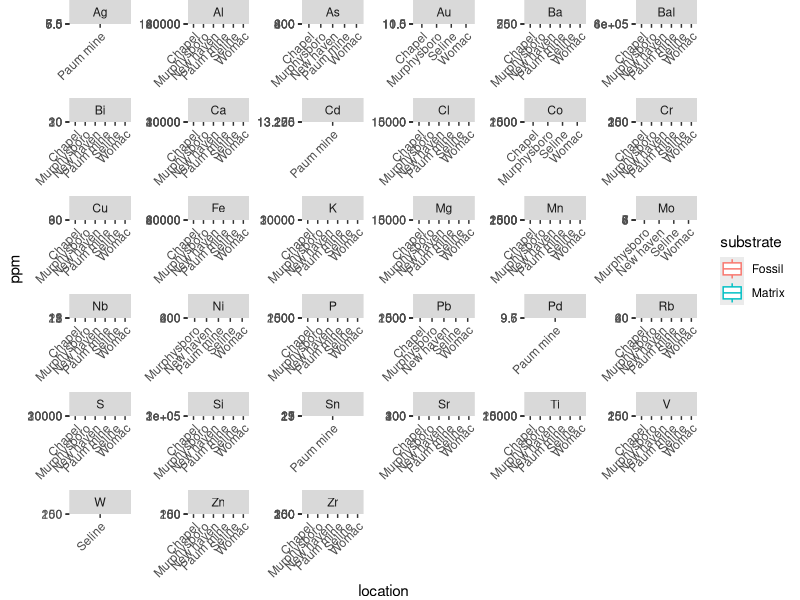

R code for this plot: (Note: this script raises an error after producing the figure.)
#example EDA, PCA, etc. code using several postgraduate datasets
#W.J. Matthaeus 7/10/2026
#this includes some data quality control on the way in
#and interpretation

#this is to load in required packages
pkgs <- c("readr", "ggplot2", "dplyr", "readxl",
          "tibble", "tidyr", "stringr",
          "PerformanceAnalytics", "psych",
          "FactoMineR", "factoextra","rstatix",
          "nsprcomp","compositions","FactoInvestigate")
vapply(pkgs, library, logical(1), character.only = TRUE, logical.return = TRUE)

#change the working directory. update the string "/Users.." to contain the 
#path to the directory containing this script and your data file
setwd("/Users/willmatthaeus/Dropbox/didactics/didactic_xrf/")
'%!in%' <- function(x,y)!('%in%'(x,y))
#only change this here, then the rest of the code should work for *your* data
# input_switch <-"Ant"
# input_switch <- "Sid"
input_switch <- "Cat"

#read in data
if(input_switch=="Sid"){
#read in the data
xrf <- read_excel(path = "data/Mastersheet.xlsx")
#find the group ids from the sample name and make a new column
xrf$group<-NA
xrf[grep("CSD",xrf$SAMPLE),]$group <- "new"
xrf[is.na(xrf$group),]$group <- "old"
xrf$group <- as.factor(xrf$group)
#
elements<-xrf[seq(2,76,2)]
element_names <- colnames(elements)
errors<-xrf[seq(3,77,2)]
error_names <- colnames(errors)

#grab some more info from the sample names
xrf<-xrf %>% select(all_of(c("SAMPLE", element_names))) %>%
              mutate(splitted = str_split_fixed(SAMPLE,"_",n = 2),
                     site_time = splitted[,1],
                     time = str_match(splitted[,1],"[A-Z]+"),
                     site = str_match(splitted[,1],"[0-9]+"),
                     species = splitted[,2],
                     )

# %>%
#               rename(time = "time[, 1]")
# 
# 
# #prototypes
# xrf$t
# str_split_fixed(xrf$SAMPLE[2],"_",n = 2)[,2]
#separate out the data columns and the error columns

}

if(input_switch=="Ant"){
  
  #read in the data
  xrf <- read_excel(path = "data/STANAST_XRF_GINK.xlsx")
  #find the group ids from the sample name and make a new column
  which(xrf$SAMPLE=="b4-51258-F")
  xrf[57,]$SAMPLE<-"b4-51258-F_2"
  which(xrf$SAMPLE=="b4-51408-F")
  xrf[77,]$SAMPLE<-"b4-51408-F_2"
  
  #grouping variables
  xrf$locality<-NA
  xrf[grep("AST",xrf$SAMPLE),]$locality <- "Astartekløft"
  xrf[is.na(xrf$locality),]$locality <- "South Tankrediakløft"
  xrf$locality <- as.factor(xrf$locality)
  which(is.na(xrf$locality))
  
  xrf$taxon <- factor(xrf$TAXON)
  
  #separate out the data columns and the error columns
  elements<-xrf[3:32]
  element_names <- colnames(elements)
  
}

if(input_switch=="Cat"){
  #read in the data
  xrf <- read_excel(path = "data/data/Carboniferous XRF.xlsx",sheet = 2)
  #find the group ids from the sample name and make a new column
  standards <- xrf %>% filter(SAMPLE%in%c("sdarm2","sdarm"))
  xrf<- xrf %>% filter(SAMPLE%!in%c("sdarm2","sdarm"))
  # xrf %>% select(SAMPLE)%>%unique%>%print(n=126)
  # xrf <- xrf %>% mutate(name_split = str_split(SAMPLE,'-'))
  goodnames_xrf <- xrf[grep(x = xrf$SAMPLE,pattern = "_"),]
  badnames_xrf <- xrf[-grep(x = xrf$SAMPLE,pattern = "_"),]
  #
  goodnames_xrf <- goodnames_xrf %>% 
    mutate(name_split = str_split_fixed(SAMPLE,'-',n=3)) %>%
    mutate(name = name_split[,3]) %>%
    mutate(name_split = str_split_fixed(name,'_',n=3))%>%
    mutate(core= name_split[,1], side = name_split[,2], spot = name_split[,3])%>%
    select(-name_split, -name)
  
  goodnames_xrf$side[which(goodnames_xrf$side == 'front')]<-"FRONT"
  #
  goodnames_xrf$substrate <- NA
  goodnames_xrf$substrate[grep(x = goodnames_xrf$spot, pattern = '[mM]')] <- 'Matrix'
  goodnames_xrf$substrate[grep(x = goodnames_xrf$spot, pattern = '[fF]')] <- 'Fossil'
  # which(is.na(goodnames_xrf$spot))
  # unique(goodnames_xrf$LOCATION)
  # [1] "womac"              "murphysboro"        "new haven"          "seline,springfield"
  # [5] "chapel"             "Murphysboro"        "Chapel"   
  goodnames_xrf<-goodnames_xrf%>%
  mutate(
    location = case_when(
    LOCATION == "seline,springfield" ~ "Seline",
    LOCATION == "womac"  ~ "Womac",
    LOCATION == "murphysboro"  ~ "Murphysboro",
    LOCATION == "new haven"  ~ "New haven",
    LOCATION == "chapel"  ~ "Chapel",
    .default = as.character(LOCATION)
    )
  )
            
  #
  # unique(goodnames_xrf$core)
  # unique(goodnames_xrf$side)
  # unique(goodnames_xrf$spot)
  # unique(goodnames_xrf$substrate)
  # unique(goodnames_xrf$location)

  #
  badnames_xrf <- badnames_xrf %>% 
    mutate(name_split = str_split_fixed(SAMPLE,'-',n=2)) %>% 
    mutate(core = name_split[,1], spot=name_split[,2])%>% 
    select(-name_split)
  #
  badnames_xrf$substrate <- NA
  badnames_xrf$substrate[grep(x = badnames_xrf$spot, pattern = '[mM]')] <- 'Matrix'
  badnames_xrf$substrate[grep(x = badnames_xrf$spot, pattern = '[fF]')] <- 'Fossil'
  badnames_xrf$substrate[which(is.na(badnames_xrf$substrate))] <-'Fossil'
  #
  badnames_xrf$side<-"FRONT"
  #
  # unique(badnames_xrf$LOCATION)
  # [1] "paum mine" "womac"     "Paum mine"
  badnames_xrf<-badnames_xrf%>%
    mutate(
      location = case_when(
        LOCATION == "paum mine" ~ "Paum mine",
        LOCATION == "womac"  ~ "Womac",
        .default = as.character(LOCATION)
      )
    )
  #
  # unique(badnames_xrf$spot) 
  # unique(badnames_xrf$substrate) 
  # unique(badnames_xrf$core)
  # unique(badnames_xrf$location)
  
  #marge
  xrf<-rbind(goodnames_xrf, badnames_xrf)
  
  # colnames(xrf)
  # [1] "Reading No" "Time"       "Type"       "Duration"   "Units"      "Sequence"   "Flags"     
  # [8] "SAMPLE"     "LOCATION"   "INSPECTOR"  "MISC"       "NOTE"       "User Login" "Ba"        
  # [15] "Ba Error"   "Sb"         "Sb Error"   "Sn"         "Sn Error"   "Cd"         "Cd Error"  
  # [22] "Pd"         "Pd Error"   "Ag"         "Ag Error"   "Bal"        "Bal Error"  "Mo"        
  # [29] "Mo Error"   "Nb"         "Nb Error"   "Zr"         "Zr Error"   "Sr"         "Sr Error"  
  # [36] "Rb"         "Rb Error"   "Bi"         "Bi Error"   "As"         "As Error"   "Se"        
  # [43] "Se Error"   "Au"         "Au Error"   "Pb"         "Pb Error"   "W"          "W Error"   
  # [50] "Zn"         "Zn Error"   "Cu"         "Cu Error"   "Ni"         "Ni Error"   "Co"        
  # [57] "Co Error"   "Fe"         "Fe Error"   "Mn"         "Mn Error"   "Cr"         "Cr Error"  
  # [64] "V"          "V Error"    "Ti"         "Ti Error"   "Ca"         "Ca Error"   "K"         
  # [71] "K Error"    "Al"         "Al Error"   "P"          "P Error"    "Si"         "Si Error"  
  # [78] "Cl"         "Cl Error"   "S"          "S Error"    "Mg"         "Mg Error"   "core"      
  # [85] "side"       "spot"       "substrate"  "location" 
  
  #separate out the data columns and the error columns
  element.colnums<-seq(14,82,2)
  xrf[element.colnums] <- sapply(xrf[element.colnums],as.numeric)
  elements<-xrf[element.colnums]
  element_names <- colnames(elements)
  
}

##Boxplots
if(input_switch=="Sid"){
  
  
  #adjust the 'shape' of the data from a matrix of elements to a table where 
  #each row is a single element concentration with a other categorical variables
  #like taxon and locality
  xrf_long <- xrf%>%
    pivot_longer(cols = all_of(element_names),names_to = c("element"))%>%
    rename(ppm=value)
  
  
  #if you want to filter rows, keep certain ones or drop others
  # xrf_long <- filter(locality=="Astartekløft", 
  #                    taxon!=c("GINKGOITES MINUTA", "GINKGOITES")) 
  
  a_big_boxplot <- xrf_long %>%  
    ggplot()+#just to get things started
    geom_boxplot(aes(x=species, y=ppm, color=time, fill = time))+#make boxplot shapes, separate in space using taxon, and color using locality
    facet_grid(element~site, scales="free")+#separate element plots out into separate panels
    theme(axis.text.x=element_text(angle=45, hjust = 1))
  
  #some plot saving code
  #useful for making nice plots with high res at a particular size  
  #i just played with the size til it looked good
  #it saves into whatever directory you set at the the top
  plotName<-"Sid_element_boxplots.png"
  ggsave(plotName, plot = a_big_boxplot, device = "png", path = ".",
         scale = 1, height = 16, width = 14, units = c("in"),
         dpi = 300, limitsize = TRUE)
  
  #simplified a bit, focused on locality
  locality_boxplot<-xrf_long %>%  
    ggplot()+#just to get things started
    geom_boxplot(aes(x=locality, y=ppm, color=locality))+#make boxplot shapes, separate in space using taxon, and color using locality
    facet_wrap(element~., scales="free")+#separate element plots out into separate panels
    theme(axis.text.x=element_text(angle=45, hjust = 1))
  
  #some plot saving code
  #useful for making nice plots with high res at a particular size  
  #i just played with the size til it looked good
  #it saves into whatever directory you set at the the top
  plotName<-"Anto_elements_locality_boxplots.png"
  ggsave(plotName, plot = locality_boxplot, device = "png", path = ".",
         scale = 1, height = 16, width = 14, units = c("in"),
         dpi = 300, limitsize = TRUE)
  
  
  #simplified a bit, focused on taxon
  taxon_boxplot<-xrf_long %>%  
    ggplot()+#just to get things started
    geom_boxplot(aes(x=taxon, y=ppm, color=taxon))+#make boxplot shapes, separate in space using taxon, and color using locality
    facet_wrap(element~., scales="free")+#separate element plots out into separate panels
    theme(axis.text.x=element_text(angle=45, hjust = 1))
  
  #some plot saving code
  #useful for making nice plots with high res at a particular size  
  #i just played with the size til it looked good
  #it saves into whatever directory you set at the the top
  plotName<-"Anto_elements_taxon_boxplots.png"
  ggsave(plotName, plot = taxon_boxplot, device = "png", path = ".",
         scale = 1, height = 16, width = 14, units = c("in"),
         dpi = 300, limitsize = TRUE)
  
  
  
  
}

if(input_switch=="Ant"){
  #adjust the 'shape' of the data from a matrix of elements to a table where 
  #each row is a single element concentration with a other categorical variables
  #like taxon and locality
  xrf_long <- xrf%>%
    pivot_longer(cols = all_of(element_names),names_to = c("element"))%>%
    rename(ppm=value)
  
  #if you want to filter rows, keep certain ones or drop others
  # xrf_long <- filter(locality=="Astartekløft", 
  #                    taxon!=c("GINKGOITES MINUTA", "GINKGOITES")) 
  
  a_big_boxplot <- xrf_long %>%  
    ggplot()+#just to get things started
    geom_boxplot(aes(x=taxon, y=ppm, color=element, fill = locality))+#make boxplot shapes, separate in space using taxon, and color using locality
    facet_wrap(element~., scales="free")+#separate element plots out into separate panels
    theme(axis.text.x=element_text(angle=45, hjust = 1))
  
  #some plot saving code
  #useful for making nice plots with high res at a particular size  
  #i just played with the size til it looked good
  #it saves into whatever directory you set at the the top
  plotName<-"Anto_element_boxplots.png"
  ggsave(plotName, plot = a_big_boxplot, device = "png", path = ".",
         scale = 1, height = 16, width = 14, units = c("in"),
         dpi = 300, limitsize = TRUE)
  
  #simplified a bit, focused on locality
  locality_boxplot<-xrf_long %>%  
    ggplot()+#just to get things started
    geom_boxplot(aes(x=locality, y=ppm, color=locality))+#make boxplot shapes, separate in space using taxon, and color using locality
    facet_wrap(element~., scales="free")+#separate element plots out into separate panels
    theme(axis.text.x=element_text(angle=45, hjust = 1))
  
  #some plot saving code
  #useful for making nice plots with high res at a particular size  
  #i just played with the size til it looked good
  #it saves into whatever directory you set at the the top
  plotName<-"Anto_elements_locality_boxplots.png"
  ggsave(plotName, plot = locality_boxplot, device = "png", path = ".",
         scale = 1, height = 16, width = 14, units = c("in"),
         dpi = 300, limitsize = TRUE)
  
  
  #simplified a bit, focused on taxon
  taxon_boxplot<-xrf_long %>%  
    ggplot()+#just to get things started
    geom_boxplot(aes(x=taxon, y=ppm, color=taxon))+#make boxplot shapes, separate in space using taxon, and color using locality
    facet_wrap(element~., scales="free")+#separate element plots out into separate panels
    theme(axis.text.x=element_text(angle=45, hjust = 1))
  
  #some plot saving code
  #useful for making nice plots with high res at a particular size  
  #i just played with the size til it looked good
  #it saves into whatever directory you set at the the top
  plotName<-"Anto_elements_taxon_boxplots.png"
  ggsave(plotName, plot = taxon_boxplot, device = "png", path = ".",
         scale = 1, height = 16, width = 14, units = c("in"),
         dpi = 300, limitsize = TRUE)
  
  
  
  
}

if(input_switch=="Cat"){
  #adjust the 'shape' of the data from a matrix of elements to a table where 
  #each row is a single element concentration with a other categorical variables
  #like taxon and locality
  categories<-c( "spot", "substrate", "core", "location")
  
  xrf_long <- xrf%>%select(all_of(c(categories,element_names)))%>%
    pivot_longer(cols = all_of(element_names),names_to = c("element"))%>%
    rename(ppm=value) %>% filter(!is.na(ppm))
  
  #if you want to filter rows, keep certain ones or drop others
  #xrf_long <- filter(locality=="Astartekløft", 
  #                    taxon!=c("GINKGOITES MINUTA", "GINKGOITES")) 
  
  a_big_boxplot <- xrf_long %>%  
    ggplot()+#just to get things started
    geom_boxplot(aes(x=location, y=ppm, color=substrate))+#make boxplot shapes, separate in space using taxon, and color using locality
    facet_wrap(element~., scales="free")+#separate element plots out into separate panels
    theme(axis.text.x=element_text(angle=45, hjust = 1))
  
  #some plot saving code
  #useful for making nice plots with high res at a particular size  
  #i just played with the size til it looked good
  #it saves into whatever directory you set at the the top
  plotName<-"Cat_element_boxplots.png"
  ggsave(plotName, plot = a_big_boxplot, device = "png", path = ".",
         scale = 1, height = 16, width = 25, units = c("in"),
         dpi = 300, limitsize = TRUE)
  
  #simplified a bit, focused on locality
  locality_boxplot<-xrf_long %>%  
    ggplot()+#just to get things started
    geom_boxplot(aes(x=locality, y=ppm, color=locality))+#make boxplot shapes, separate in space using taxon, and color using locality
    facet_wrap(element~., scales="free")+#separate element plots out into separate panels
    theme(axis.text.x=element_text(angle=45, hjust = 1))
  
  #some plot saving code
  #useful for making nice plots with high res at a particular size  
  #i just played with the size til it looked good
  #it saves into whatever directory you set at the the top
  plotName<-"Anto_elements_locality_boxplots.png"
  ggsave(plotName, plot = locality_boxplot, device = "png", path = ".",
         scale = 1, height = 16, width = 14, units = c("in"),
         dpi = 300, limitsize = TRUE)
  
  
  #simplified a bit, focused on taxon
  taxon_boxplot<-xrf_long %>%  
    ggplot()+#just to get things started
    geom_boxplot(aes(x=taxon, y=ppm, color=taxon))+#make boxplot shapes, separate in space using taxon, and color using locality
    facet_wrap(element~., scales="free")+#separate element plots out into separate panels
    theme(axis.text.x=element_text(angle=45, hjust = 1))
  
  #some plot saving code
  #useful for making nice plots with high res at a particular size  
  #i just played with the size til it looked good
  #it saves into whatever directory you set at the the top
  plotName<-"Anto_elements_taxon_boxplots.png"
  ggsave(plotName, plot = taxon_boxplot, device = "png", path = ".",
         scale = 1, height = 16, width = 14, units = c("in"),
         dpi = 300, limitsize = TRUE)
  
  
  
  
}

##remove columns with zero variance, which causes errors for subsequent analyses
#find zero variance columns
var_nz <- function(x) !is.na(var(x[x != 0]))
varying_elements_map<-apply(elements,2,var_nz)
#update data coulmns and names to only those with varianc
elements <- elements[,varying_elements_map]
element_names <- colnames(elements)


#individual tests of normality
elements %>% ungroup %>%  
  shapiro_test(element_names) %>% 
  arrange(variable)
#guide for interprting this and the next one:
#https://www.datanovia.com/en/lessons/normality-test-in-r/#shapiro-wilks-normality-test

#test of multivariate normality
elements %>% mshapiro_test
#the data are non-normal individually and as a multivariate group
#this is probably ok on it's own for PCA

#this is the important one!
chart.Correlation(elements)
ele_cor <- cor(elements) %>% abs 
# ele_cor_sig <- apply(ele_cor, c(1,2), function(x){any(abs(x)>0.3)})

#correlation matrix with significance and correlation coefficients in top 
#right triangle, histograms on diagonal, and biplots with best fit lines in red
#this is also ugly, but save it in a large format, zoom in and look at the 
#relationships between variables, are they linear?

#couple of different options for removing some columns
#things that don't have correlations about 0.3 with anything
#this is the more important thing for PCA

if(input_switch=="Sid"){
low_cor <- c("Ba","Sb","Rb")
#elements with normal-ish distributions based on the histograms
normal <- c("Bal","Mo","Nb","Cr","V","Ti","Ca","K")
}

if(input_switch=="Ant"){
  low_cor <- c("Ag","Mo")
  #elements with normal-ish distributions based on the histograms
  normal <- c("S","Cl","Si","P","K","Ca","Cr")
}

#normal elements
ele_norm <- elements%>%select(normal)#select(!low_cor) 
ele_norm_names <- colnames(ele_norm)
#individual tests of normality ... again
ele_norm %>% ungroup %>%  
  shapiro_test(ele_norm_names) %>% 
  arrange(variable)


#test of multivariate normality ... again
ele_norm %>% mshapiro_test
#still not normal

#to understand the linear relationship assumption let's break the correlation 
#matrix down into the normal and non-normal elements
chart.Correlation(ele_norm)
ele_notnorm <- elements%>%select(!normal)#select(!low_cor) 
chart.Correlation(ele_notnorm)

#filtering out the few elements with very low correlations
#this is just going to clarify things in the PCA
ele_cor <- elements%>%select(!low_cor) 
ele_cor_names <- colnames(ele_cor)
corr_mat_cor <- ele_cor %>% cor

#Conclusion: the outputs of this PCA are suspect because the underlying 
#relationships may not be linear, particularly for the non-normal elements
#you can still use PCA as an exploratory technique, but refer back to the
#correlation matrix when making element-level interpretations


ele_cor<-data.frame(ele_cor)
rownames(ele_cor) <- xrf$SAMPLE
# https://www.sthda.com/english/wiki/wiki.php?id_contents=7851
res.pca <- PCA(ele_cor, graph = FALSE)
eigenvalues <- res.pca$eig
head(eigenvalues[, 1:2])
#the variance exlained in pc1 and 2 combined is less than 25%,
#add pc3 you get up to 35%
res.pca$var$contrib
#pc1 is mostly Cr, Mo, Ca, Nb, V; pc2 is Bal, Zr, Cu, Nb

fviz_pca_var(res.pca)
#the first two dimensions of the PCA don't single out any elements
#as driving variation
fviz_pca_var(res.pca, axes = c(1,3))
#the third two dimension (vertical there) 
#collapses a bit

fviz_pca_ind(res.pca, label="none", habillage = xrf$locality)
#no separation of old and new

fviz_pca_ind(res.pca, axes = c(1,3), label="none", habillage = xrf$locality)
#no separation of old and new
#but remember, the PCA (1) didn't work very well and (2) is not designed
#to test for differences between groups

###try nsprcomp for constrained PCA
nn_pca <- nsprcomp(elements, ncomp = 4, scale.=T, center = F,  nneg = T)
fviz_pca_var(nn_pca)
fviz_pca_ind(nn_pca)
summary(nn_pca)

nn_comp_pca <- nscumcomp(elements, ncomp=4, k=150, scale.= T, nneg=TRUE, gamma=1)
fviz_pca_var(nn_comp_pca)
fviz_pca_ind(nn_comp_pca)

###try compositions package
x <- rcomp(elements)
compo_pca<-PCA(x) #removes missing values


# compo_pca <- princomp(x)
plot(compo_pca,habillage = xrf$locality)

Investigate(compo_pca)


